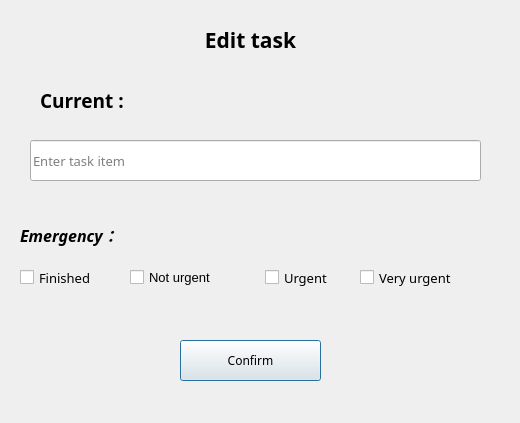
<?xml version="1.0" encoding="UTF-8"?>
<ui version="4.0">
 <class>TaskEditDialog</class>
 <widget class="QDialog" name="TaskEditDialog">
  <property name="geometry">
   <rect>
    <x>0</x>
    <y>0</y>
    <width>520</width>
    <height>423</height>
   </rect>
  </property>
  <property name="font">
   <font>
    <family>Adobe Heiti Std</family>
   </font>
  </property>
  <property name="windowTitle">
   <string>Dialog</string>
  </property>
  <widget class="QLabel" name="label">
   <property name="geometry">
    <rect>
     <x>160</x>
     <y>20</y>
     <width>181</width>
     <height>41</height>
    </rect>
   </property>
   <property name="text">
    <string>&lt;html&gt;&lt;head/&gt;&lt;body&gt;&lt;p align=&quot;center&quot;&gt;&lt;span style=&quot; font-size:16pt; font-weight:600;&quot;&gt;Edit task&lt;/span&gt;&lt;/p&gt;&lt;/body&gt;&lt;/html&gt;</string>
   </property>
  </widget>
  <widget class="QLineEdit" name="lineEdit">
   <property name="geometry">
    <rect>
     <x>30</x>
     <y>140</y>
     <width>451</width>
     <height>41</height>
    </rect>
   </property>
   <property name="font">
    <font>
     <family>Adobe Heiti Std</family>
     <pointsize>10</pointsize>
    </font>
   </property>
   <property name="placeholderText">
    <string>Enter task item</string>
   </property>
  </widget>
  <widget class="QPushButton" name="pushButton">
   <property name="geometry">
    <rect>
     <x>180</x>
     <y>340</y>
     <width>141</width>
     <height>41</height>
    </rect>
   </property>
   <property name="text">
    <string>Confirm</string>
   </property>
  </widget>
  <widget class="QCheckBox" name="checkBox">
   <property name="geometry">
    <rect>
     <x>20</x>
     <y>260</y>
     <width>130</width>
     <height>35</height>
    </rect>
   </property>
   <property name="font">
    <font>
     <family>Adobe Heiti Std</family>
     <pointsize>10</pointsize>
    </font>
   </property>
   <property name="text">
    <string>Finished</string>
   </property>
  </widget>
  <widget class="QLabel" name="label_2">
   <property name="geometry">
    <rect>
     <x>40</x>
     <y>80</y>
     <width>441</width>
     <height>41</height>
    </rect>
   </property>
   <property name="font">
    <font>
     <family>Adobe Heiti Std</family>
     <pointsize>14</pointsize>
     <bold>true</bold>
    </font>
   </property>
   <property name="text">
    <string>Current : </string>
   </property>
  </widget>
  <widget class="QLabel" name="label_3">
   <property name="geometry">
    <rect>
     <x>20</x>
     <y>220</y>
     <width>201</width>
     <height>31</height>
    </rect>
   </property>
   <property name="text">
    <string>&lt;html&gt;&lt;head/&gt;&lt;body&gt;&lt;p&gt;&lt;span style=&quot; font-size:12pt; font-weight:600; font-style:italic;&quot;&gt;Emergency：&lt;/span&gt;&lt;/p&gt;&lt;/body&gt;&lt;/html&gt;</string>
   </property>
  </widget>
  <widget class="QCheckBox" name="checkBox_2">
   <property name="geometry">
    <rect>
     <x>130</x>
     <y>260</y>
     <width>130</width>
     <height>35</height>
    </rect>
   </property>
   <property name="font">
    <font>
     <family>Arial</family>
     <pointsize>10</pointsize>
     <italic>false</italic>
     <bold>false</bold>
    </font>
   </property>
   <property name="text">
    <string>Not urgent</string>
   </property>
  </widget>
  <widget class="QCheckBox" name="checkBox_3">
   <property name="geometry">
    <rect>
     <x>265</x>
     <y>260</y>
     <width>130</width>
     <height>35</height>
    </rect>
   </property>
   <property name="font">
    <font>
     <pointsize>10</pointsize>
     <italic>false</italic>
     <bold>false</bold>
    </font>
   </property>
   <property name="styleSheet">
    <string notr="true"/>
   </property>
   <property name="text">
    <string>Urgent</string>
   </property>
  </widget>
  <widget class="QCheckBox" name="checkBox_4">
   <property name="geometry">
    <rect>
     <x>360</x>
     <y>260</y>
     <width>161</width>
     <height>35</height>
    </rect>
   </property>
   <property name="font">
    <font>
     <family>Adobe Heiti Std</family>
     <pointsize>10</pointsize>
     <italic>false</italic>
     <bold>false</bold>
    </font>
   </property>
   <property name="text">
    <string>Very urgent</string>
   </property>
  </widget>
 </widget>
 <resources/>
 <connections/>
</ui>
